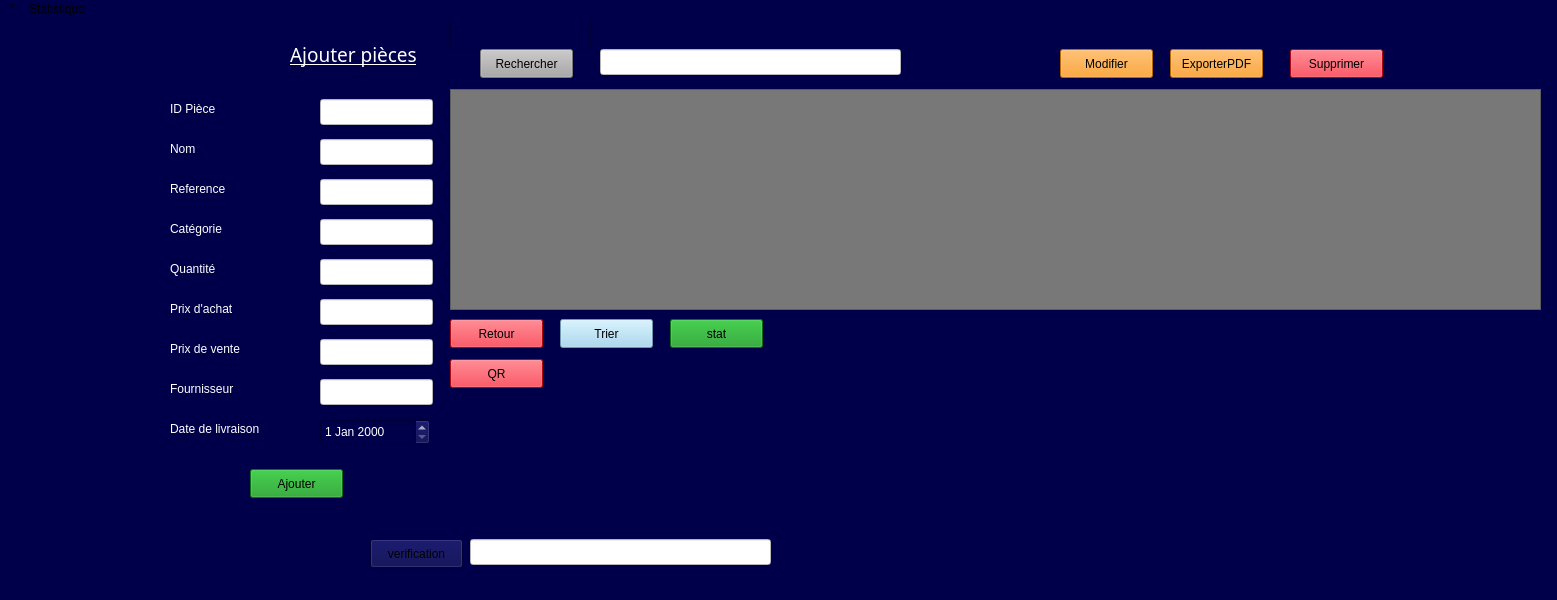
<?xml version="1.0" encoding="UTF-8"?>
<ui version="4.0">
 <class>stock</class>
 <widget class="QMainWindow" name="stock">
  <property name="geometry">
   <rect>
    <x>0</x>
    <y>0</y>
    <width>1557</width>
    <height>600</height>
   </rect>
  </property>
  <property name="windowTitle">
   <string>nstock</string>
  </property>
  <property name="styleSheet">
   <string notr="true">

background-color: rgb(0, 0, 74);</string>
  </property>
  <widget class="QWidget" name="centralwidget">
   <widget class="QPushButton" name="btmodifier_stock">
    <property name="geometry">
     <rect>
      <x>1060</x>
      <y>30</y>
      <width>93</width>
      <height>29</height>
     </rect>
    </property>
    <property name="styleSheet">
     <string notr="true">background-color: rgb(253, 145, 4);</string>
    </property>
    <property name="text">
     <string>Modifier</string>
    </property>
   </widget>
   <widget class="QPushButton" name="btsupprimer_stock">
    <property name="geometry">
     <rect>
      <x>1290</x>
      <y>30</y>
      <width>93</width>
      <height>29</height>
     </rect>
    </property>
    <property name="styleSheet">
     <string notr="true">background-color: rgb(253, 7, 27);</string>
    </property>
    <property name="text">
     <string>Supprimer</string>
    </property>
   </widget>
   <widget class="QPushButton" name="btajouter_stock">
    <property name="geometry">
     <rect>
      <x>250</x>
      <y>450</y>
      <width>93</width>
      <height>29</height>
     </rect>
    </property>
    <property name="styleSheet">
     <string notr="true">background-color: rgb(18, 153, 29);</string>
    </property>
    <property name="text">
     <string>Ajouter</string>
    </property>
   </widget>
   <widget class="QPushButton" name="pushButton_5">
    <property name="geometry">
     <rect>
      <x>450</x>
      <y>300</y>
      <width>93</width>
      <height>29</height>
     </rect>
    </property>
    <property name="styleSheet">
     <string notr="true">background-color: rgb(253, 7, 27);</string>
    </property>
    <property name="text">
     <string>Retour</string>
    </property>
   </widget>
   <widget class="QPushButton" name="btexporterPDF_stock">
    <property name="geometry">
     <rect>
      <x>1170</x>
      <y>30</y>
      <width>93</width>
      <height>29</height>
     </rect>
    </property>
    <property name="styleSheet">
     <string notr="true">background-color: rgb(253, 145, 4);</string>
    </property>
    <property name="text">
     <string>ExporterPDF</string>
    </property>
   </widget>
   <widget class="QTableView" name="tableView">
    <property name="geometry">
     <rect>
      <x>450</x>
      <y>70</y>
      <width>1091</width>
      <height>221</height>
     </rect>
    </property>
    <property name="styleSheet">
     <string notr="true">background-color: rgb(120, 120, 120);</string>
    </property>
    <attribute name="horizontalHeaderMinimumSectionSize">
     <number>40</number>
    </attribute>
    <attribute name="horizontalHeaderDefaultSectionSize">
     <number>100</number>
    </attribute>
   </widget>
   <widget class="QLabel" name="label">
    <property name="geometry">
     <rect>
      <x>290</x>
      <y>20</y>
      <width>151</width>
      <height>31</height>
     </rect>
    </property>
    <property name="font">
     <font>
      <family>Simple Indust Shaded</family>
      <pointsize>14</pointsize>
      <underline>true</underline>
     </font>
    </property>
    <property name="styleSheet">
     <string notr="true">color: rgb(255, 255, 255);</string>
    </property>
    <property name="text">
     <string>Ajouter pièces</string>
    </property>
   </widget>
   <widget class="QLineEdit" name="lineEdit_nomstock">
    <property name="geometry">
     <rect>
      <x>320</x>
      <y>120</y>
      <width>113</width>
      <height>26</height>
     </rect>
    </property>
    <property name="styleSheet">
     <string notr="true">background-color: rgb(255, 255, 255);</string>
    </property>
   </widget>
   <widget class="QLineEdit" name="lineEdit_referencestock">
    <property name="geometry">
     <rect>
      <x>320</x>
      <y>160</y>
      <width>113</width>
      <height>26</height>
     </rect>
    </property>
    <property name="styleSheet">
     <string notr="true">background-color: rgb(255, 255, 255);</string>
    </property>
   </widget>
   <widget class="QLineEdit" name="lineEdit_categorie">
    <property name="geometry">
     <rect>
      <x>320</x>
      <y>200</y>
      <width>113</width>
      <height>26</height>
     </rect>
    </property>
    <property name="styleSheet">
     <string notr="true">background-color: rgb(255, 255, 255);</string>
    </property>
   </widget>
   <widget class="QLineEdit" name="lineEdit_quantite">
    <property name="geometry">
     <rect>
      <x>320</x>
      <y>240</y>
      <width>113</width>
      <height>26</height>
     </rect>
    </property>
    <property name="styleSheet">
     <string notr="true">background-color: rgb(255, 255, 255);</string>
    </property>
   </widget>
   <widget class="QLineEdit" name="lineEdit_prixachat">
    <property name="geometry">
     <rect>
      <x>320</x>
      <y>280</y>
      <width>113</width>
      <height>26</height>
     </rect>
    </property>
    <property name="styleSheet">
     <string notr="true">background-color: rgb(255, 255, 255);</string>
    </property>
   </widget>
   <widget class="QLineEdit" name="lineEdit_prixvente">
    <property name="geometry">
     <rect>
      <x>320</x>
      <y>320</y>
      <width>113</width>
      <height>26</height>
     </rect>
    </property>
    <property name="styleSheet">
     <string notr="true">background-color: rgb(255, 255, 255);</string>
    </property>
   </widget>
   <widget class="QLineEdit" name="lineEdit_fournisseur">
    <property name="geometry">
     <rect>
      <x>320</x>
      <y>360</y>
      <width>113</width>
      <height>26</height>
     </rect>
    </property>
    <property name="styleSheet">
     <string notr="true">background-color: rgb(255, 255, 255);</string>
    </property>
   </widget>
   <widget class="QLabel" name="datelivraison">
    <property name="geometry">
     <rect>
      <x>170</x>
      <y>400</y>
      <width>111</width>
      <height>20</height>
     </rect>
    </property>
    <property name="styleSheet">
     <string notr="true">color: rgb(255, 255, 255);</string>
    </property>
    <property name="text">
     <string>Date de livraison</string>
    </property>
   </widget>
   <widget class="QDateEdit" name="dateEdit">
    <property name="geometry">
     <rect>
      <x>320</x>
      <y>400</y>
      <width>110</width>
      <height>26</height>
     </rect>
    </property>
    <property name="styleSheet">
     <string notr="true">color: rgb(255, 255, 255);</string>
    </property>
   </widget>
   <widget class="QLabel" name="fournisseur">
    <property name="geometry">
     <rect>
      <x>170</x>
      <y>360</y>
      <width>111</width>
      <height>20</height>
     </rect>
    </property>
    <property name="styleSheet">
     <string notr="true">color: rgb(255, 255, 255);</string>
    </property>
    <property name="text">
     <string>Fournisseur</string>
    </property>
   </widget>
   <widget class="QLabel" name="prixvente">
    <property name="geometry">
     <rect>
      <x>170</x>
      <y>320</y>
      <width>111</width>
      <height>20</height>
     </rect>
    </property>
    <property name="styleSheet">
     <string notr="true">color: rgb(255, 255, 255);</string>
    </property>
    <property name="text">
     <string>Prix de vente</string>
    </property>
   </widget>
   <widget class="QLabel" name="prixachat">
    <property name="geometry">
     <rect>
      <x>170</x>
      <y>280</y>
      <width>111</width>
      <height>20</height>
     </rect>
    </property>
    <property name="styleSheet">
     <string notr="true">color: rgb(255, 255, 255);</string>
    </property>
    <property name="text">
     <string>Prix d'achat</string>
    </property>
   </widget>
   <widget class="QLabel" name="quantite">
    <property name="geometry">
     <rect>
      <x>170</x>
      <y>240</y>
      <width>111</width>
      <height>20</height>
     </rect>
    </property>
    <property name="styleSheet">
     <string notr="true">color: rgb(255, 255, 255);</string>
    </property>
    <property name="text">
     <string>Quantité</string>
    </property>
   </widget>
   <widget class="QLabel" name="categorie">
    <property name="geometry">
     <rect>
      <x>170</x>
      <y>200</y>
      <width>111</width>
      <height>20</height>
     </rect>
    </property>
    <property name="styleSheet">
     <string notr="true">color: rgb(255, 255, 255);</string>
    </property>
    <property name="text">
     <string>Catégorie</string>
    </property>
   </widget>
   <widget class="QLabel" name="nom">
    <property name="geometry">
     <rect>
      <x>170</x>
      <y>120</y>
      <width>111</width>
      <height>20</height>
     </rect>
    </property>
    <property name="styleSheet">
     <string notr="true">color: rgb(255, 255, 255);</string>
    </property>
    <property name="text">
     <string>Nom</string>
    </property>
   </widget>
   <widget class="QLabel" name="id">
    <property name="geometry">
     <rect>
      <x>170</x>
      <y>80</y>
      <width>111</width>
      <height>20</height>
     </rect>
    </property>
    <property name="styleSheet">
     <string notr="true">color: rgb(255, 255, 255);</string>
    </property>
    <property name="text">
     <string>ID Pièce</string>
    </property>
   </widget>
   <widget class="QPushButton" name="bttrier_stock">
    <property name="geometry">
     <rect>
      <x>560</x>
      <y>300</y>
      <width>93</width>
      <height>29</height>
     </rect>
    </property>
    <property name="styleSheet">
     <string notr="true">background-color: rgb(154, 211, 238);</string>
    </property>
    <property name="text">
     <string>Trier</string>
    </property>
   </widget>
   <widget class="QLineEdit" name="lineEdit_recherche_stock">
    <property name="geometry">
     <rect>
      <x>600</x>
      <y>30</y>
      <width>301</width>
      <height>26</height>
     </rect>
    </property>
    <property name="styleSheet">
     <string notr="true">background-color: rgb(255, 255, 255);</string>
    </property>
   </widget>
   <widget class="QLabel" name="catgorie">
    <property name="geometry">
     <rect>
      <x>70</x>
      <y>20</y>
      <width>7</width>
      <height>20</height>
     </rect>
    </property>
    <property name="text">
     <string/>
    </property>
   </widget>
   <widget class="QLabel" name="label_11">
    <property name="geometry">
     <rect>
      <x>1390</x>
      <y>-20</y>
      <width>91</width>
      <height>71</height>
     </rect>
    </property>
    <property name="styleSheet">
     <string notr="true">border-image: url(:/logo.jpeg);</string>
    </property>
    <property name="text">
     <string/>
    </property>
   </widget>
   <widget class="QLineEdit" name="lineEdit_IDstock">
    <property name="geometry">
     <rect>
      <x>320</x>
      <y>80</y>
      <width>113</width>
      <height>26</height>
     </rect>
    </property>
    <property name="styleSheet">
     <string notr="true">background-color: rgb(255, 255, 255);</string>
    </property>
   </widget>
   <widget class="QLabel" name="reference_2">
    <property name="geometry">
     <rect>
      <x>170</x>
      <y>160</y>
      <width>111</width>
      <height>20</height>
     </rect>
    </property>
    <property name="styleSheet">
     <string notr="true">color: rgb(255, 255, 255);</string>
    </property>
    <property name="text">
     <string>Reference</string>
    </property>
   </widget>
   <widget class="QLabel" name="label_2">
    <property name="geometry">
     <rect>
      <x>0</x>
      <y>-20</y>
      <width>1491</width>
      <height>571</height>
     </rect>
    </property>
    <property name="text">
     <string/>
    </property>
   </widget>
   <widget class="QLabel" name="label_3">
    <property name="geometry">
     <rect>
      <x>80</x>
      <y>-40</y>
      <width>1541</width>
      <height>611</height>
     </rect>
    </property>
    <property name="text">
     <string/>
    </property>
   </widget>
   <widget class="QPushButton" name="btstatistique_stock">
    <property name="geometry">
     <rect>
      <x>670</x>
      <y>300</y>
      <width>93</width>
      <height>29</height>
     </rect>
    </property>
    <property name="styleSheet">
     <string notr="true">background-color: rgb(18, 153, 29);</string>
    </property>
    <property name="text">
     <string>stat</string>
    </property>
   </widget>
   <widget class="QFrame" name="frame">
    <property name="geometry">
     <rect>
      <x>450</x>
      <y>-20</y>
      <width>141</width>
      <height>51</height>
     </rect>
    </property>
    <property name="frameShape">
     <enum>QFrame::Shape::StyledPanel</enum>
    </property>
    <property name="frameShadow">
     <enum>QFrame::Shadow::Raised</enum>
    </property>
   </widget>
   <widget class="QPushButton" name="btrechercher_stock">
    <property name="geometry">
     <rect>
      <x>480</x>
      <y>30</y>
      <width>93</width>
      <height>29</height>
     </rect>
    </property>
    <property name="styleSheet">
     <string notr="true">background-color: rgb(168, 168, 168);</string>
    </property>
    <property name="text">
     <string>Rechercher</string>
    </property>
   </widget>
   <widget class="QFrame" name="chartFrame&#10;">
    <property name="geometry">
     <rect>
      <x>810</x>
      <y>299</y>
      <width>541</width>
      <height>271</height>
     </rect>
    </property>
    <property name="frameShape">
     <enum>QFrame::Shape::StyledPanel</enum>
    </property>
    <property name="frameShadow">
     <enum>QFrame::Shadow::Raised</enum>
    </property>
   </widget>
   <widget class="QPushButton" name="btQR_stock">
    <property name="geometry">
     <rect>
      <x>450</x>
      <y>340</y>
      <width>93</width>
      <height>29</height>
     </rect>
    </property>
    <property name="styleSheet">
     <string notr="true">background-color: rgb(253, 7, 27);</string>
    </property>
    <property name="text">
     <string>QR</string>
    </property>
   </widget>
   <widget class="QLabel" name="labelQR">
    <property name="geometry">
     <rect>
      <x>582</x>
      <y>349</y>
      <width>171</width>
      <height>151</height>
     </rect>
    </property>
    <property name="styleSheet">
     <string notr="true">color: rgb(255, 255, 255);</string>
    </property>
    <property name="text">
     <string/>
    </property>
   </widget>
   <widget class="QPushButton" name="btRechercheArduino">
    <property name="geometry">
     <rect>
      <x>370</x>
      <y>520</y>
      <width>93</width>
      <height>29</height>
     </rect>
    </property>
    <property name="text">
     <string>verification</string>
    </property>
   </widget>
   <widget class="QLineEdit" name="lineEdit_idArduino">
    <property name="geometry">
     <rect>
      <x>470</x>
      <y>520</y>
      <width>301</width>
      <height>26</height>
     </rect>
    </property>
    <property name="styleSheet">
     <string notr="true">background-color: rgb(255, 255, 255);</string>
    </property>
   </widget>
   <zorder>label_3</zorder>
   <zorder>label_2</zorder>
   <zorder>catgorie</zorder>
   <zorder>btmodifier_stock</zorder>
   <zorder>btsupprimer_stock</zorder>
   <zorder>btajouter_stock</zorder>
   <zorder>pushButton_5</zorder>
   <zorder>btexporterPDF_stock</zorder>
   <zorder>tableView</zorder>
   <zorder>label</zorder>
   <zorder>lineEdit_nomstock</zorder>
   <zorder>lineEdit_referencestock</zorder>
   <zorder>lineEdit_categorie</zorder>
   <zorder>lineEdit_quantite</zorder>
   <zorder>lineEdit_prixachat</zorder>
   <zorder>lineEdit_prixvente</zorder>
   <zorder>lineEdit_fournisseur</zorder>
   <zorder>datelivraison</zorder>
   <zorder>dateEdit</zorder>
   <zorder>fournisseur</zorder>
   <zorder>prixvente</zorder>
   <zorder>prixachat</zorder>
   <zorder>quantite</zorder>
   <zorder>categorie</zorder>
   <zorder>nom</zorder>
   <zorder>id</zorder>
   <zorder>bttrier_stock</zorder>
   <zorder>lineEdit_recherche_stock</zorder>
   <zorder>label_11</zorder>
   <zorder>lineEdit_IDstock</zorder>
   <zorder>reference_2</zorder>
   <zorder>btstatistique_stock</zorder>
   <zorder>frame</zorder>
   <zorder>btrechercher_stock</zorder>
   <zorder>chartFrame
</zorder>
   <zorder>btQR_stock</zorder>
   <zorder>labelQR</zorder>
   <zorder>btRechercheArduino</zorder>
   <zorder>lineEdit_idArduino</zorder>
  </widget>
  <widget class="QMenuBar" name="menubar">
   <property name="geometry">
    <rect>
     <x>0</x>
     <y>0</y>
     <width>1557</width>
     <height>26</height>
    </rect>
   </property>
   <widget class="QMenu" name="menu">
    <property name="title">
     <string>*</string>
    </property>
   </widget>
   <widget class="QMenu" name="menuMENU">
    <property name="title">
     <string>Statistique</string>
    </property>
    <addaction name="actionID_Pi_ce"/>
   </widget>
   <addaction name="menu"/>
   <addaction name="menuMENU"/>
  </widget>
  <widget class="QStatusBar" name="statusbar"/>
  <action name="actionID_Pi_ce">
   <property name="text">
    <string>ID Pièce</string>
   </property>
  </action>
 </widget>
 <resources/>
 <connections/>
</ui>
